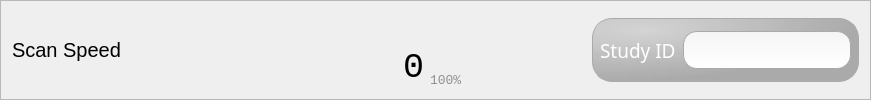
               <widget class="QFrame" name="sub_frame_speed_show_h">
                <property name="maximumSize">
                 <size>
                  <width>16777215</width>
                  <height>110</height>
                 </size>
                </property>
                <property name="frameShape">
                 <enum>QFrame::StyledPanel</enum>
                </property>
                <property name="frameShadow">
                 <enum>QFrame::Raised</enum>
                </property>
                <layout class="QHBoxLayout" name="horizontalLayout_13">
                 <item>
                  <widget class="QLabel" name="label_scanSpeed_h">
                   <property name="font">
                    <font>
                     <family>Segoe UI</family>
                     <pointsize>15</pointsize>
                     <weight>50</weight>
                     <bold>false</bold>
                    </font>
                   </property>
                   <property name="text">
                    <string>Scan Speed</string>
                   </property>
                   <property name="alignment">
                    <set>Qt::AlignLeading|Qt::AlignLeft|Qt::AlignVCenter</set>
                   </property>
                   <property name="margin">
                    <number>20</number>
                   </property>
                  </widget>
                 </item>
                 <item>
                  <widget class="QLabel" name="label_scanSpeed_val_h_2">
                   <property name="minimumSize">
                    <size>
                     <width>270</width>
                     <height>0</height>
                    </size>
                   </property>
                   <property name="maximumSize">
                    <size>
                     <width>270</width>
                     <height>16777215</height>
                    </size>
                   </property>
                   <property name="font">
                    <font>
                     <family>Consolas</family>
                     <pointsize>26</pointsize>
                    </font>
                   </property>
                   <property name="layoutDirection">
                    <enum>Qt::LeftToRight</enum>
                   </property>
                   <property name="text">
                    <string/>
                   </property>
                   <property name="alignment">
                    <set>Qt::AlignBottom|Qt::AlignHCenter</set>
                   </property>
                   <property name="margin">
                    <number>0</number>
                   </property>
                  </widget>
                 </item>
                 <item>
                  <widget class="QLabel" name="label_scanSpeed_val_h">
                   <property name="minimumSize">
                    <size>
                     <width>0</width>
                     <height>0</height>
                    </size>
                   </property>
                   <property name="maximumSize">
                    <size>
                     <width>16777215</width>
                     <height>16777215</height>
                    </size>
                   </property>
                   <property name="font">
                    <font>
                     <family>Consolas</family>
                     <pointsize>26</pointsize>
                    </font>
                   </property>
                   <property name="layoutDirection">
                    <enum>Qt::LeftToRight</enum>
                   </property>
                   <property name="text">
                    <string>0</string>
                   </property>
                   <property name="alignment">
                    <set>Qt::AlignBottom|Qt::AlignHCenter</set>
                   </property>
                   <property name="margin">
                    <number>0</number>
                   </property>
                  </widget>
                 </item>
                 <item>
                  <widget class="QLabel" name="label_scanSpeed_val_h_actual">
                   <property name="minimumSize">
                    <size>
                     <width>156</width>
                     <height>0</height>
                    </size>
                   </property>
                   <property name="maximumSize">
                    <size>
                     <width>156</width>
                     <height>16777215</height>
                    </size>
                   </property>
                   <property name="font">
                    <font>
                     <family>Consolas</family>
                     <pointsize>10</pointsize>
                    </font>
                   </property>
                   <property name="layoutDirection">
                    <enum>Qt::LeftToRight</enum>
                   </property>
                   <property name="styleSheet">
                    <string notr="true">color:#909090;</string>
                   </property>
                   <property name="text">
                    <string>100%</string>
                   </property>
                   <property name="alignment">
                    <set>Qt::AlignBottom|Qt::AlignLeading|Qt::AlignLeft</set>
                   </property>
                   <property name="margin">
                    <number>0</number>
                   </property>
                  </widget>
                 </item>
                 <item>
                  <widget class="QFrame" name="sub_frame_studyID_h">
                   <property name="minimumSize">
                    <size>
                     <width>267</width>
                     <height>64</height>
                    </size>
                   </property>
                   <property name="maximumSize">
                    <size>
                     <width>267</width>
                     <height>64</height>
                    </size>
                   </property>
                   <property name="styleSheet">
                    <string notr="true">	color: rgb(255,255,255);
	border-radius: 20px;
    /*background:qlineargradient(spread:pad, x1:0, y2:1, x1:0, y2:1, stop:0 rgba(245, 245, 245, 255), stop:1 rgba(220, 220, 220, 255));*/
	background:qradialgradient(cx:0,cy:0,radius:1,fx:0.2,fy:0.2,stop:0 rgba(205, 205, 205, 205), stop:1 rgba(170, 170, 170, 255));
	border: 1px solid rgb(170,170,170);

</string>
                   </property>
                   <property name="frameShape">
                    <enum>QFrame::StyledPanel</enum>
                   </property>
                   <property name="frameShadow">
                    <enum>QFrame::Raised</enum>
                   </property>
                   <layout class="QHBoxLayout" name="horizontalLayout_44">
                    <property name="spacing">
                     <number>7</number>
                    </property>
                    <property name="leftMargin">
                     <number>7</number>
                    </property>
                    <property name="topMargin">
                     <number>0</number>
                    </property>
                    <property name="rightMargin">
                     <number>7</number>
                    </property>
                    <property name="bottomMargin">
                     <number>0</number>
                    </property>
                    <item>
                     <widget class="QLabel" name="label_scanID_h">
                      <property name="font">
                       <font>
                        <family>Segoe UI Semibold</family>
                        <pointsize>14</pointsize>
                        <weight>50</weight>
                        <bold>false</bold>
                       </font>
                      </property>
                      <property name="styleSheet">
                       <string notr="true">border: 0px; background:rgba(0,0,0,0);</string>
                      </property>
                      <property name="text">
                       <string>Study ID</string>
                      </property>
                      <property name="margin">
                       <number>20</number>
                      </property>
                     </widget>
                    </item>
                    <item>
                     <widget class="QFrame" name="frame_studyID_h">
                      <property name="maximumSize">
                       <size>
                        <width>16777215</width>
                        <height>38</height>
                       </size>
                      </property>
                      <property name="font">
                       <font>
                        <family>Segoe UI</family>
                       </font>
                      </property>
                      <property name="styleSheet">
                       <string notr="true">	border-radius: 14px; 
	color: black;
	background:qlineargradient(spread:pad, x1:0, y2:1, x1:0, y2:1, stop:1 rgba(255,255,255,255), stop:0 rgba(245,245,245,255));
/*qradialgradient(cx:0,cy:0,radius:1,fx:0.5,fy:0.5,stop:1 rgba(205, 205, 205, 205), stop:0 rgba(170, 170, 170, 255));*/
	border: 1px solid rgb(170,170,170);</string>
                      </property>
                      <property name="frameShape">
                       <enum>QFrame::StyledPanel</enum>
                      </property>
                      <property name="frameShadow">
                       <enum>QFrame::Raised</enum>
                      </property>
                      <layout class="QHBoxLayout" name="horizontalLayout_43">
                       <property name="leftMargin">
                        <number>20</number>
                       </property>
                       <property name="topMargin">
                        <number>2</number>
                       </property>
                       <property name="rightMargin">
                        <number>20</number>
                       </property>
                       <property name="bottomMargin">
                        <number>5</number>
                       </property>
                       <item>
                        <widget class="QTextEdit" name="textEdit_studyID_h">
                         <property name="font">
                          <font>
                           <family>Segoe UI Semibold</family>
                           <pointsize>14</pointsize>
                          </font>
                         </property>
                         <property name="styleSheet">
                          <string notr="true">	border-radius: 10px; 
	background-color: rgba(0,0,0,0);
	border-radius: 20px;
	/*background:qradialgradient(cx:0,cy:0,radius:1,fx:0.2,fy:0.2,stop:1 rgba(205, 205, 205, 205), stop:0 rgba(170, 170, 170, 255));*/
	border: 0px solid rgb(170,170,170);</string>
                         </property>
                         <property name="verticalScrollBarPolicy">
                          <enum>Qt::ScrollBarAlwaysOff</enum>
                         </property>
                         <property name="horizontalScrollBarPolicy">
                          <enum>Qt::ScrollBarAlwaysOff</enum>
                         </property>
                         <property name="html">
                          <string>&lt;!DOCTYPE HTML PUBLIC &quot;-//W3C//DTD HTML 4.0//EN&quot; &quot;http://www.w3.org/TR/REC-html40/strict.dtd&quot;&gt;
&lt;html&gt;&lt;head&gt;&lt;meta name=&quot;qrichtext&quot; content=&quot;1&quot; /&gt;&lt;style type=&quot;text/css&quot;&gt;
p, li { white-space: pre-wrap; }
&lt;/style&gt;&lt;/head&gt;&lt;body style=&quot; font-family:'Segoe UI Semibold'; font-size:14pt; font-weight:400; font-style:normal;&quot;&gt;
&lt;p align=&quot;center&quot; style=&quot;-qt-paragraph-type:empty; margin-top:0px; margin-bottom:0px; margin-left:0px; margin-right:0px; -qt-block-indent:0; text-indent:0px;&quot;&gt;&lt;br /&gt;&lt;/p&gt;&lt;/body&gt;&lt;/html&gt;</string>
                         </property>
                        </widget>
                       </item>
                      </layout>
                     </widget>
                    </item>
                   </layout>
                  </widget>
                 </item>
                </layout>
               </widget>
